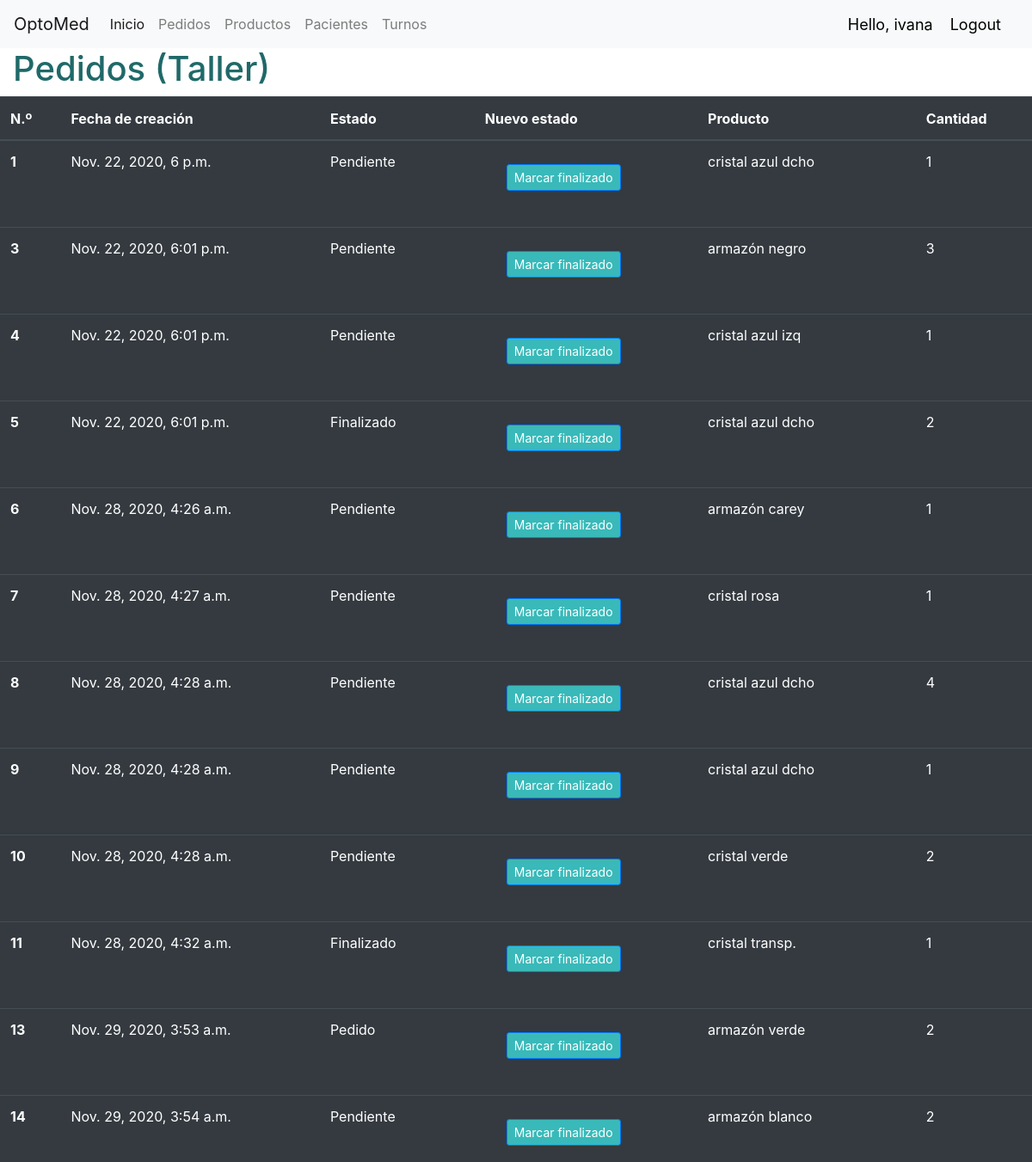
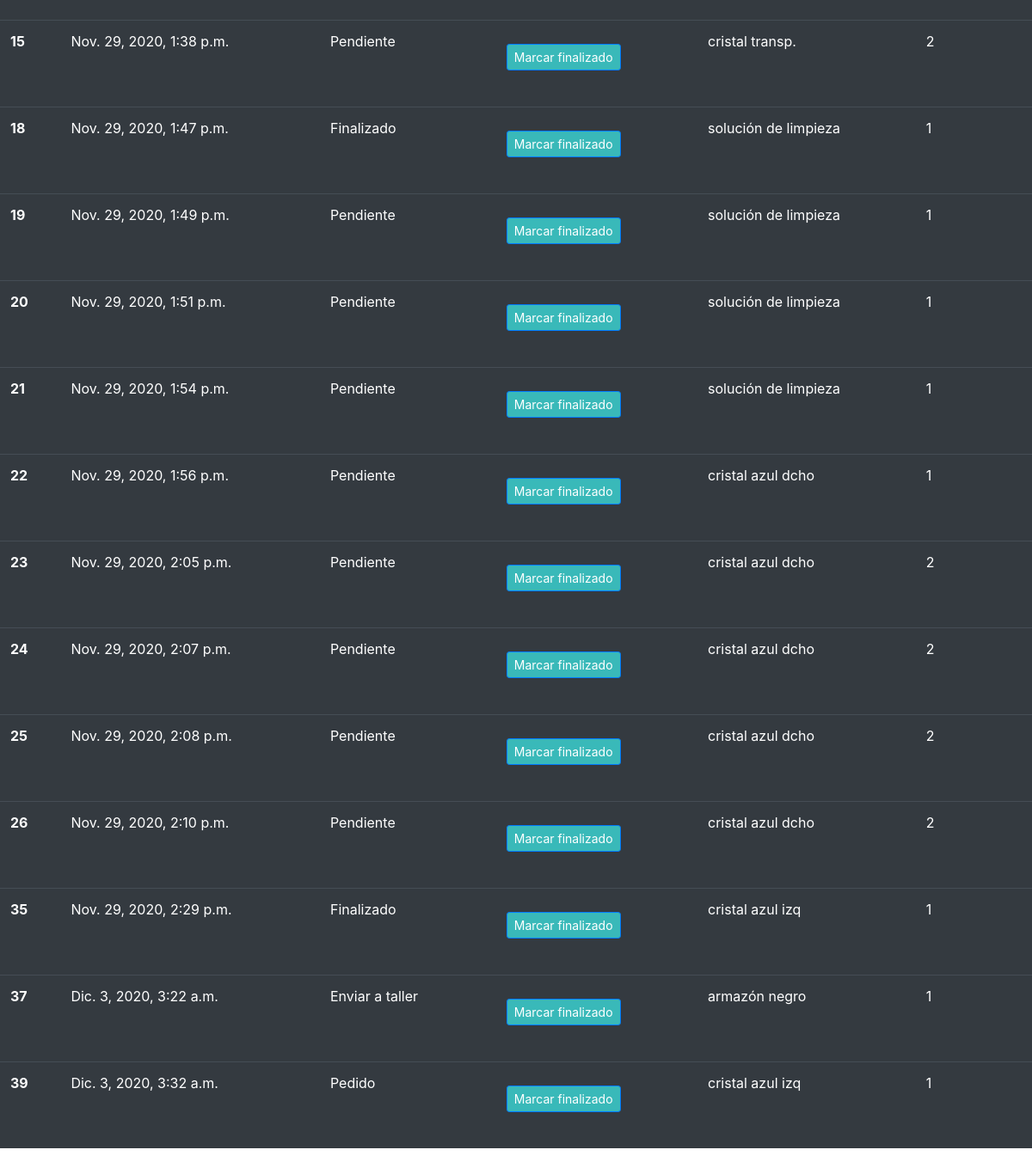
/pedidos/pedidos_taller (signed in), run on an earlier commit of the app's database (2 pictures, top to bottom).
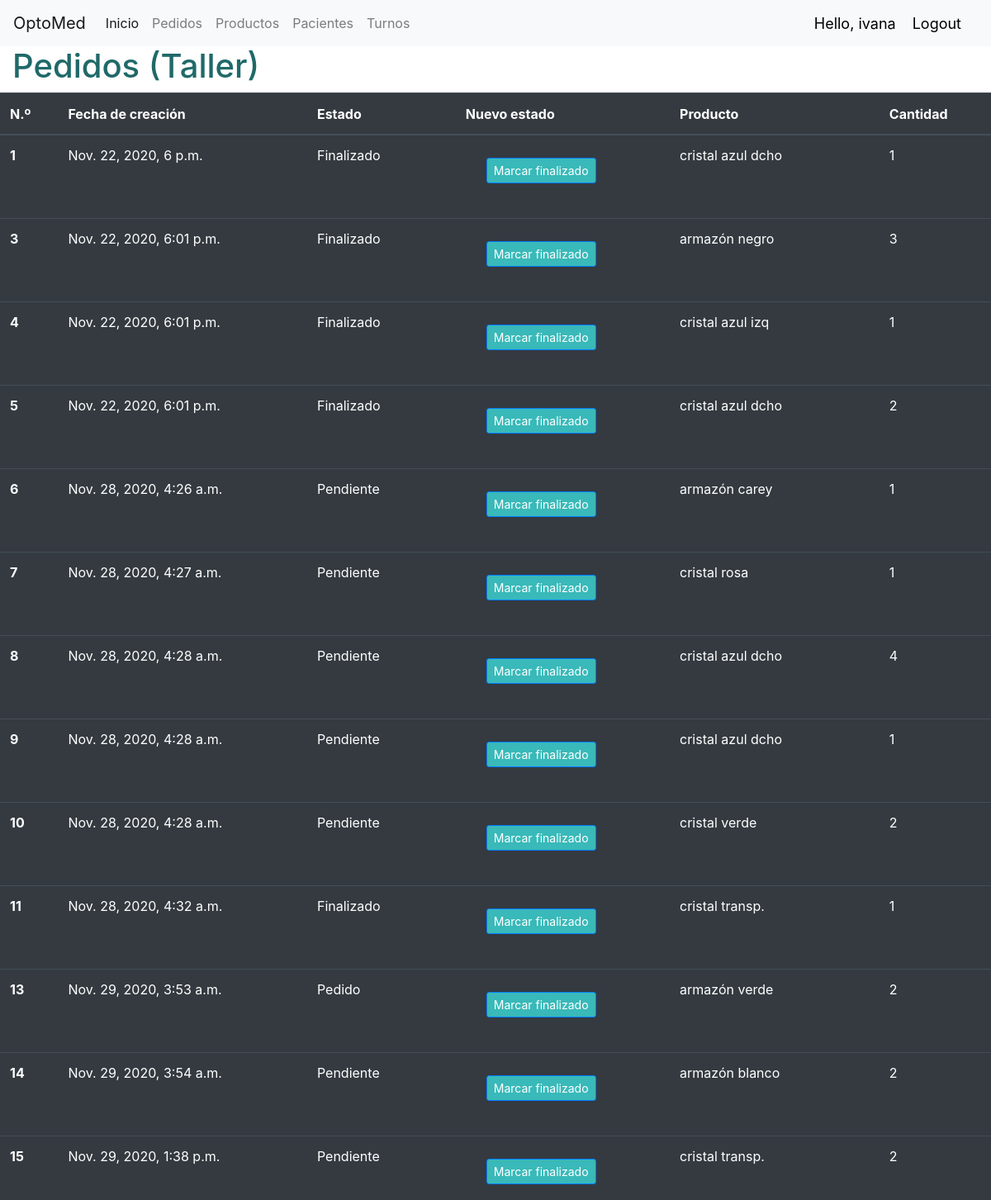
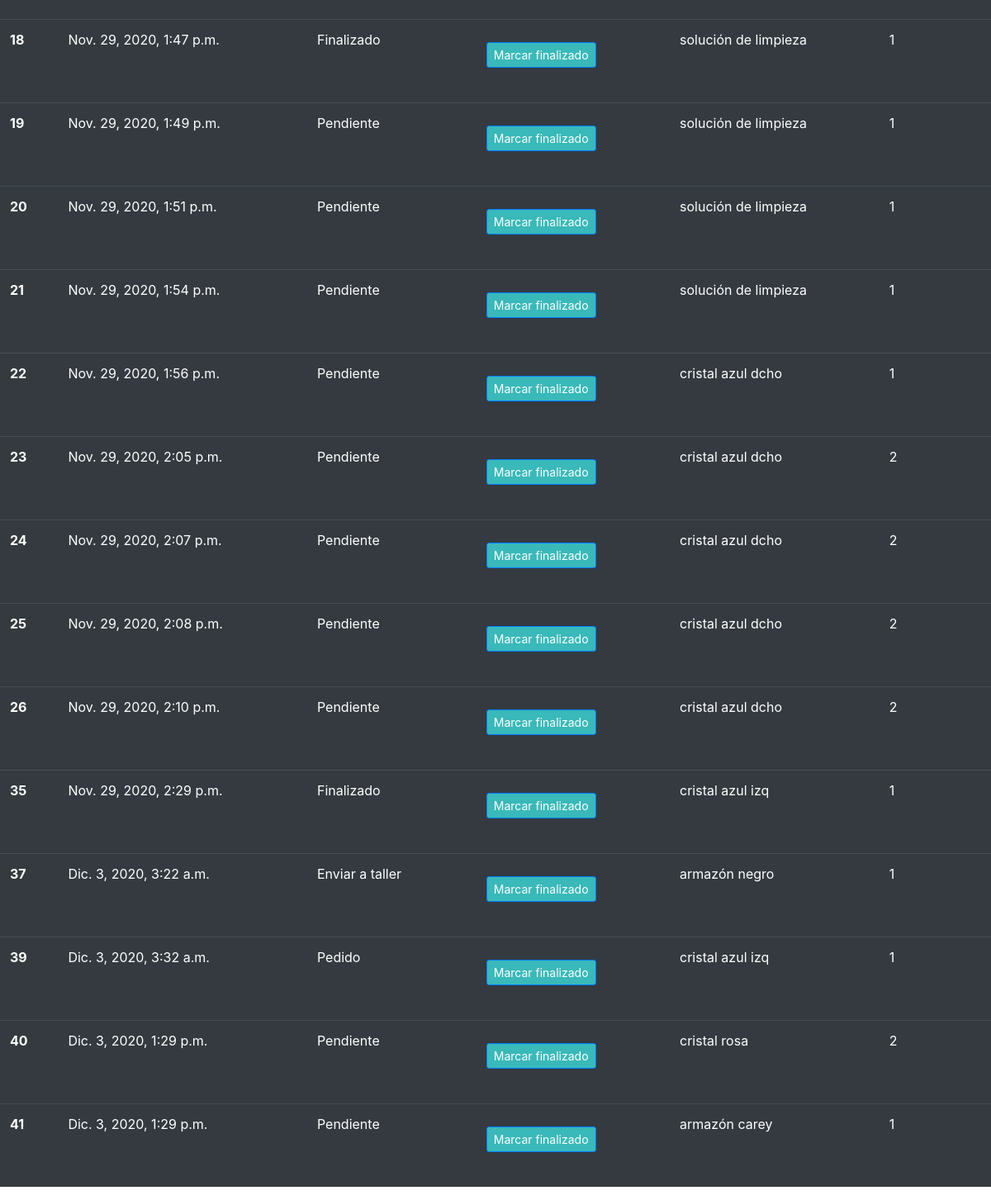
And on a later commit of the database (2 pictures, top to bottom).
### pedidos/models.py (models this page shows, shortened)
class Pedido(models.Model):
  ESTADO = (
            ('Pendiente', 'Pendiente'),
            ('Pedido', 'Pedido'),
            ('Enviar a taller', 'Enviar a taller'),
            ('Finalizado', 'Finalizado')
            )
  PAGO = (
            ('Tarjeta de crédito', 'Tarjeta de crédito'),
            ('Tarjeta de débito', 'Tarjeta de débito'),
            ('Billetera virtual', 'Billetera virtual'),
            ('Efectivo', 'Efectivo'),
            )
  paciente = models.ForeignKey('pacientes.Paciente', null=True, on_delete=models.CASCADE)
  fecha_creación =  models.DateTimeField(auto_now_add=True, null=True)
  estado = models.CharField(max_length=20, null=True, choices=ESTADO)
  producto = models.ForeignKey(Producto, null=True, on_delete=models.CASCADE)
  cantidad = models.PositiveIntegerField(default=1)
  pago = models.CharField(max_length=20, null=True, choices=PAGO)
  vendedor = models.ForeignKey('pedidos.Vendedor', null=True, on_delete=models.CASCADE)

class Producto(models.Model):
  CATEGORÍA = (
            ('Lente', 'Lente'),
            ('Otro', 'Otro'),
            )
  DISTANCIA = (
              ('Lejos', 'Lejos'),
              ('Cerca', 'Cerca'),
              )
  LADO = (
          ('Izquierdo', 'Izquierdo'),
          ('Derecho', 'Derecho'),
          ('Ambos', 'Ambos'),
        )
  ARMAZÓN = (
              ('Sí', 'Sí'),
              ('No', 'No'),
            )
  nombre = models.CharField(max_length=100, null=True)
  precio = models.DecimalField(null=True, max_digits=20, decimal_places=2, default=0.00)
  categoría = models.CharField(max_length=50, null=True, choices=CATEGORÍA, default="Otro")
  distancia = models.CharField(max_length=15, null=True, blank=True, choices=DISTANCIA)
  lado = models.CharField(max_length=15, null=True, blank=True, choices=LADO)
  armazón = models.CharField(max_length=15, null=True, blank=True, choices=ARMAZÓN)
  descripción = models.CharField(max_length=100, null=True, blank=True)
  fecha_creación =  models.DateTimeField(auto_now_add=True, null=True)
  tags = models.ManyToManyField(Tag)
  stock = models.IntegerField(null=True, blank=True, default=0)
  def __str__(self):
    return self.nombre

### accounts/decorators.py (the view)
        def wrapper_func(request, *args, **kwargs):
            group = None
            if request.user.groups.exists():
                group = request.user.groups.all()[0].name
            if group in allowed_roles:
                return view_func(request, *args, **kwargs)
            else:
                return HttpResponse('No estas autorizado para ver esta pagina')

### pedidos/views.py (called while the page is built)
@login_required(login_url='login')
@allowed_users(allowed_roles=['admin', 'ventas','taller','gerencia'])
def pedidosTaller(request):
  return render(request, "pedidos/pedidos_taller.html", context)

### pedidos/templates/pedidos/pedidos_taller.html (shortened to what this page needs)
{% extends "pedidos/layout.html" %}
{% block body %}
  <h1> Pedidos (Taller)</h1>
<table class="table table-hover table-dark">
  <thead>
    <tr>
      <th scope="col">N.º</th>
      <th scope="col">Fecha de creación</th>
      <th scope="col">Estado</th>
      <th scope="col">Nuevo estado</th>
      <th scope="col">Producto</th>
      <th scope="col">Cantidad</th>
    </tr>
  </thead>
  <tbody>
        {% for pedido in pedidos %}
          <tr>
          <th scope="row">{{ pedido.pk }}</th>
          <td>{{ pedido.fecha_creación }}</td>
          <td>{{ pedido.estado }} </td>
          <td><a class="btn btn-primary btn-sm" style="background-color: #39b9b9; margin: 15px 0 30px 25px;" href="{% url 'pedidos:pedido_taller_form' pedido.pk %}">Marcar finalizado</a>
          </td>
          <td>{{ pedido.producto }}</td>
          <td>{{ pedido.cantidad }}</td>
          </tr>
        {% endfor %}
  </tbody>
</table>
{% endblock %}

What changed in the data, as far as the page shows it:
changed Pedido "Nov. 22, 2020, 6 p.m.": estado "Pendiente" → "Finalizado"
changed Pedido id 3: estado "Pendiente" → "Finalizado"
changed Pedido id 4: estado "Pendiente" → "Finalizado"
added Pedido: pk "40", fecha_creación "Dic. 3, 2020, 1:29 p.m.", estado "Pendiente", producto "cristal rosa", cantidad "2"
added Pedido: pk "41", fecha_creación "Dic. 3, 2020, 1:29 p.m.", estado "Pendiente", producto "armazón carey", cantidad "1"
